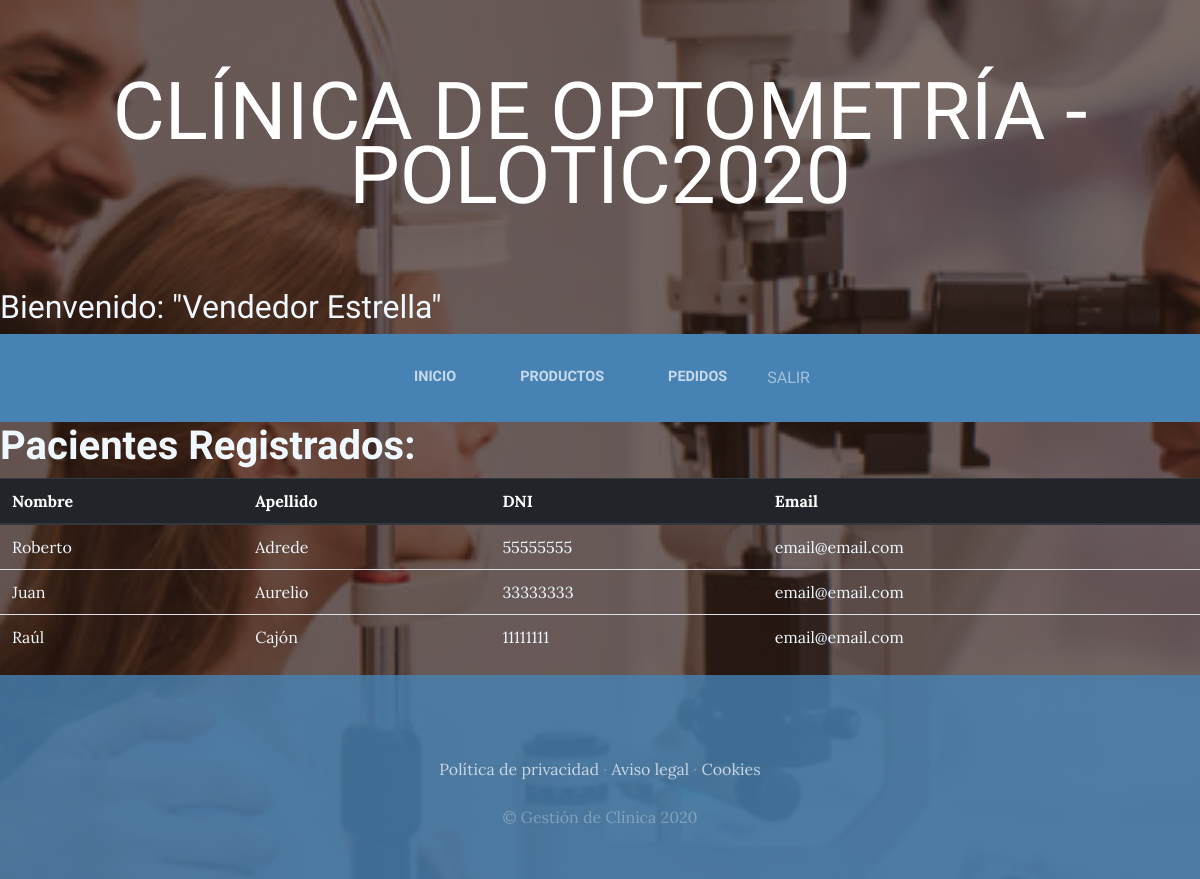
/patient/ (signed in), run on an earlier commit of the app's database.
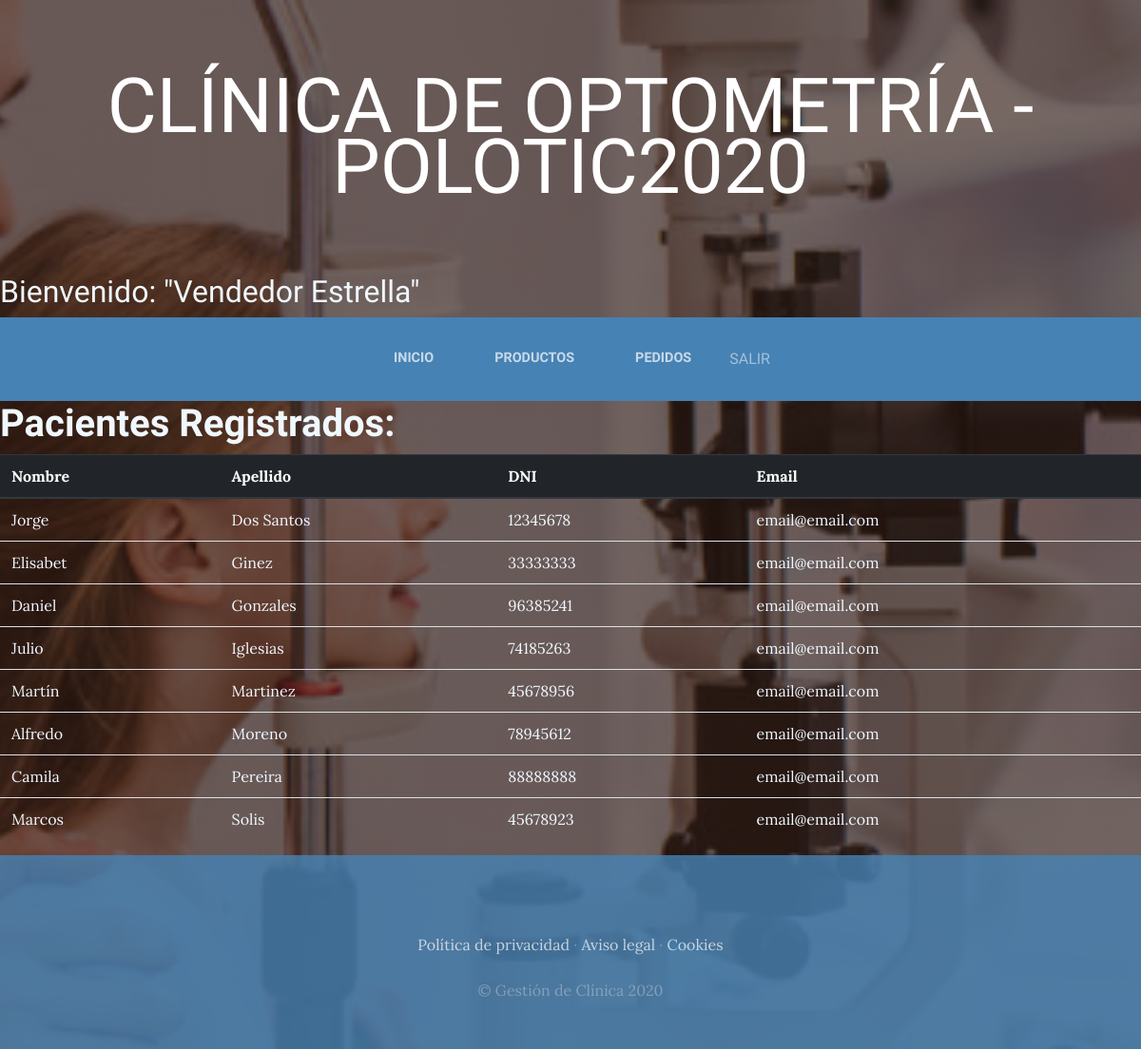
And on a later commit of the database.
### Pacientes/models.py (models this page shows, shortened)
class Patients(models.Model):
    first_name = models.CharField(max_length=20)
    last_name = models.CharField(max_length=20)
    dni = models.CharField(max_length=8)
    email = models.EmailField()
    medical_history = models.TextField()
    created = models.DateTimeField(auto_now_add=True)
    edited = models.DateTimeField(auto_now=True)
    class Meta:
        ordering = ["last_name"]

### Pacientes/views.py (the view)
# urls.py: path('patient/', login_required(views.Patient_list.as_view()), name="patient"),
class Patient_list(ListView):
    model = Patients
    template_name = 'Pacientes/patients.html'
    context_object_name = 'patients'

### Pacientes/templatetags/user_tags.py (called while the page is built)
@register.filter('has_group')
def has_group(user, group_name):
    groups = user.groups.all().values_list('name', flat=True)
    return True if group_name in groups else False

### Pacientes/templates/Pacientes/patients.html (shortened to what this page needs)
{% extends "Pacientes/header.html" %}
{% load user_tags %}
{% block content %}
    <h1 style="color:aliceblue"><strong>Pacientes Registrados:</strong>
    </h1>
     <table class="table" style="color:aliceblue">
        {% if patients%}
        <thead class="thead-dark">
        <tr>
          <th>Nombre</th>
          <th>Apellido</th>
          <th>DNI</th>
          <th>Email</th>
        </tr>
      </thead>
        {% for patient in patients %}
        <tr>
          <td>{{patient.first_name}}</td>
          <td>{{patient.last_name}}</td>
          <td>{{patient.dni}}</td>
          <td>{{patient.email}}</td>
        </tr>
        {% endfor %}
        {% else %}
            <h2 style="color:aliceblue">No hay pacientes...</h2>
        {% endif %}
      </table>
{% endblock %}

### Pacientes/templates/Pacientes/header.html (shortened to what this page needs)
<html>
  <head>
      {% load static %}
      {% load user_tags %}
      <link href="{% static '/vendor/bootstrap/css/bootstrap.min.css' %}" rel="stylesheet">
      <link href="{% static '/css/patients.css' %}" rel="stylesheet">
  </head>
  <body>
      <h1 class="site-heading text-center text-white d-none d-lg-block">
          <span class="site-heading-lower">Clínica de Optometría - PoloTIC2020</span>
        </h1>
        <h2 style="color:aliceblue">
          <span class="site-heading-lower">Bienvenido: "{{user.first_name.title }} {{user.last_name.title }}"</span>
        </h2>
 <nav class="navbar navbar-expand-lg navbar-dark py-lg-4" id="mainNav">
    <div class="container">
      <div class="collapse navbar-collapse" id="navbarResponsive">
        <ul class="navbar-nav mx-auto">
          <li class="nav-item {% if request.path == 'index' %}active{% endif %} px-lg-4">
            <a class="nav-link text-uppercase text-expanded" href="{% url 'index' %}">Inicio</a>
          </li>
          {% if request.user|has_group:"VEN" or request.user|has_group:"GER"%}
          <li class="nav-item {% if request.path == 'product' %}active{% endif %} px-lg-4">
            <a class="nav-link text-uppercase text-expanded" href="{% url 'product' %}">Productos</a>
          </li>
          <li class="nav-item {% if request.path == 'order' %}active{% endif %} px-lg-4">
            <a class="nav-link text-uppercase text-expanded" href="{% url 'order' %}">Pedidos</a>
          </li>
          {% endif %}
          <li>
            <a class="nav-link text-uppercase text-expanded" href="{% url 'logout' %}">Salir</a>
          </li>
        </ul>
      </div>
    </div>
  </nav>
    {% block content %}
    {% endblock %}
      <footer class="footer text-faded text-center py-5">
        <div class="container">
          <p class="m-0 mbt">
            <a href="{% url 'default' %}" class="link">Política de privacidad</a> ·
            <a href="{% url 'default' %}" class="link">Aviso legal</a> ·
            <a href="{% url 'default' %}" class="link">Cookies</a>
      </p>
          <p class="m-0 mbt1">&copy; Gestión de Clínica 2020</p>
        </div>
    </footer>
  </body>
  </html>

### static/css/patients.css (style rules this page uses)
body { font-family: 'Lora'; background: linear-gradient(rgba(47, 23, 15, 0.65), rgba(47, 23, 15, 0.65)), url("../img/bg_main.jpg"); background-attachment: fixed; background-position: center; background-size: cover; }
h1, h2, h3, h4, h5, h6 { font-family: 'Raleway'; }
p { line-height: 1.75; }
.text-faded { color: rgba(255, 255, 255, 0.3); }
.site-heading { margin-top: 5rem; margin-bottom: 5rem; text-transform: uppercase; line-height: 1; font-family: 'Raleway'; }
.site-heading .site-heading-lower { font-size: 5rem; font-weight: 100; line-height: 4rem; }
#mainNav { background-color: rgba(70, 130, 180); font-family: 'Raleway'; }
#mainNav .navbar-nav .nav-item .nav-link { color: rgba(255, 255, 255, 0.7); font-weight: 800; }
@media (min-width: 992px) { #mainNav .navbar-nav .nav-item .nav-link { font-size: 0.9rem; } }
.footer { background-color: rgba(70, 130, 180, 0.8); }
.mbt { padding-top: 2rem; }
.mbt1 { padding-top: 1.25rem; }
a.link { color: rgba(255, 255, 255, 0.7); }

What changed in the data, as far as the page shows it:
removed Patients: first_name "Roberto", last_name "Adrede", dni "55555555", email "email@email.com"
removed Patients: first_name "Juan", last_name "Aurelio", dni "33333333", email "email@email.com"
removed Patients: first_name "Raúl", last_name "Cajón", dni "11111111", email "email@email.com"
added Patients: first_name "Jorge", last_name "Dos Santos", dni "12345678", email "email@email.com"
added Patients: first_name "Elisabet", last_name "Ginez", dni "33333333", email "email@email.com"
added Patients: first_name "Daniel", last_name "Gonzales", dni "96385241", email "email@email.com"
added Patients: first_name "Julio", last_name "Iglesias", dni "74185263", email "email@email.com"
added Patients: first_name "Martín", last_name "Martinez", dni "45678956", email "email@email.com"
added Patients: first_name "Alfredo", last_name "Moreno", dni "78945612", email "email@email.com"
added Patients: first_name "Camila", last_name "Pereira", dni "88888888", email "email@email.com"
added Patients: first_name "Marcos", last_name "Solis", dni "45678923", email "email@email.com"
